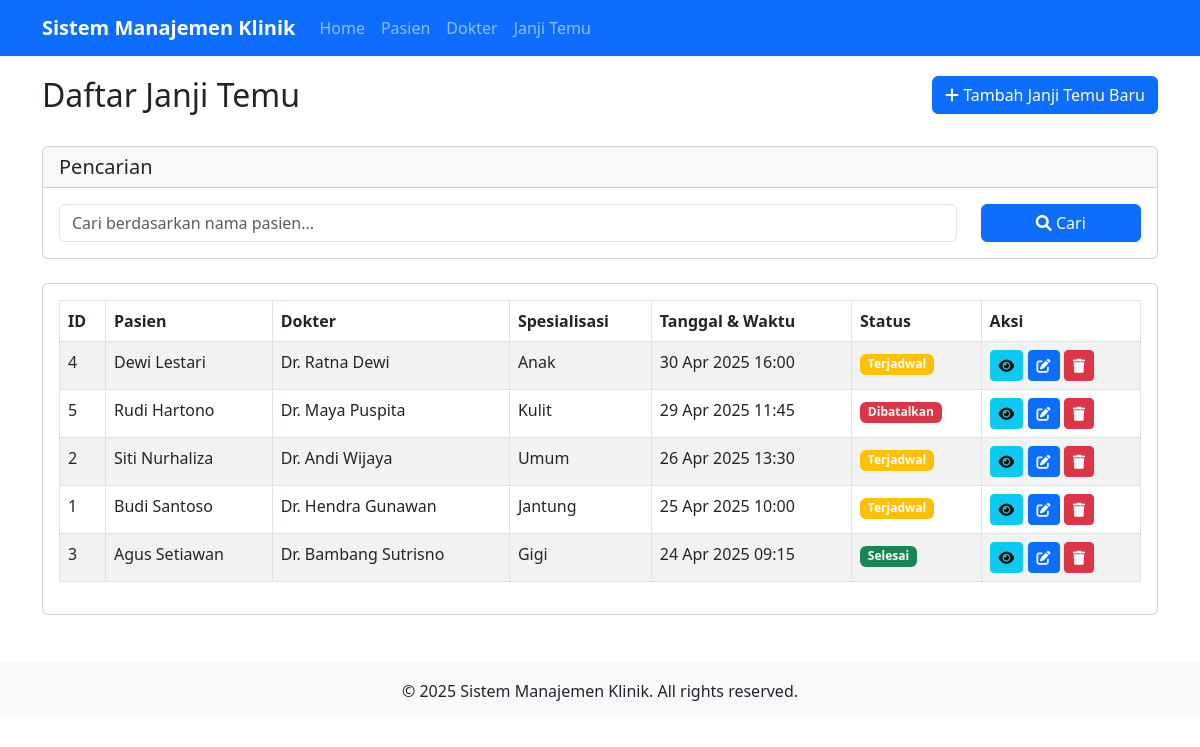
Screenshot of /appointments.php with the database file from the repository.
### tables this page shows
CREATE TABLE appointments (
    id INT AUTO_INCREMENT PRIMARY KEY,
    patient_id INT NOT NULL,
    doctor_id INT NOT NULL,
    appointment_date DATETIME NOT NULL,
    status ENUM('Terjadwal', 'Selesai', 'Dibatalkan') NOT NULL DEFAULT 'Terjadwal',
    FOREIGN KEY (patient_id) REFERENCES patients(id) ON DELETE CASCADE,
    FOREIGN KEY (doctor_id) REFERENCES doctors(id) ON DELETE CASCADE
);

CREATE TABLE patients (
    id INT AUTO_INCREMENT PRIMARY KEY,
    name VARCHAR(100) NOT NULL,
    birthdate DATE NOT NULL,
    gender ENUM('Laki-laki', 'Perempuan') NOT NULL,
    address TEXT NOT NULL
);

CREATE TABLE doctors (
    id INT AUTO_INCREMENT PRIMARY KEY,
    name VARCHAR(100) NOT NULL,
    specialization VARCHAR(100) NOT NULL,
    phone VARCHAR(15) NOT NULL
);

### class/Appointment.php (called while the page is built, shortened)
<?php
class Appointment {
    private $conn;
    private $table_name = "appointments";
    public function __construct($db) {
        $this->conn = $db;
    }
    public function getAll() {
        $query = "SELECT a.id, a.patient_id, a.doctor_id, a.appointment_date, a.status,
                 p.name as patient_name, d.name as doctor_name, d.specialization
                 FROM " . $this->table_name . " a
                 LEFT JOIN patients p ON a.patient_id = p.id
                 LEFT JOIN doctors d ON a.doctor_id = d.id
                 ORDER BY a.appointment_date DESC";
        $stmt = $this->conn->prepare($query);
        $stmt->execute();
        return $stmt;
    }
}
?>

### view/appointments/index.php (the view)
<div class="row mb-4">
    <div class="col-md-6">
        <h2>Daftar Janji Temu</h2>
    </div>
    <div class="col-md-6 text-end">
        <a href="appointments.php?action=create" class="btn btn-primary">
            <i class="fas fa-plus"></i> Tambah Janji Temu Baru
        </a>
    </div>
</div>
<div class="card mb-4">
    <div class="card-header">
        <h5 class="mb-0">Pencarian</h5>
    </div>
    <div class="card-body">
        <form action="appointments.php" method="get">
            <div class="row">
                <div class="col-md-10">
                    <input type="text" name="search" class="form-control" placeholder="Cari berdasarkan nama pasien..." value="<?php echo isset($_GET['search']) ? htmlspecialchars($_GET['search']) : ''; ?>">
                </div>
                <div class="col-md-2">
                    <button type="submit" class="btn btn-primary w-100">
                        <i class="fas fa-search"></i> Cari
                    </button>
                </div>
            </div>
        </form>
    </div>
</div>
<div class="card">
    <div class="card-body">
        <div class="table-responsive">
            <table class="table table-bordered table-striped">
                <thead>
                    <tr>
                        <th>ID</th>
                        <th>Pasien</th>
                        <th>Dokter</th>
                        <th>Spesialisasi</th>
                        <th>Tanggal & Waktu</th>
                        <th>Status</th>
                        <th>Aksi</th>
                    </tr>
                </thead>
                <tbody>
                    <?php if($result->rowCount() > 0): ?>
                        <?php while($row = $result->fetch(PDO::FETCH_ASSOC)): ?>
                            <tr>
                                <td><?php echo $row['id']; ?></td>
                                <td><?php echo $row['patient_name']; ?></td>
                                <td><?php echo $row['doctor_name']; ?></td>
                                <td><?php echo $row['specialization']; ?></td>
                                <td><?php echo date('d M Y H:i', strtotime($row['appointment_date'])); ?></td>
                                <td>
                                    <?php if ($row['status'] == 'Terjadwal'): ?>
                                        <span class="badge bg-warning">Terjadwal</span>
                                    <?php elseif ($row['status'] == 'Selesai'): ?>
                                        <span class="badge bg-success">Selesai</span>
                                    <?php else: ?>
                                        <span class="badge bg-danger">Dibatalkan</span>
                                    <?php endif; ?>
                                </td>
                                <td>
                                    <a href="appointments.php?action=read&id=<?php echo $row['id']; ?>" class="btn btn-info btn-sm">
                                        <i class="fas fa-eye"></i>
                                    </a>
                                    <a href="appointments.php?action=update&id=<?php echo $row['id']; ?>" class="btn btn-primary btn-sm">
                                        <i class="fas fa-edit"></i>
                                    </a>
                                    <a href="appointments.php?action=delete&id=<?php echo $row['id']; ?>" class="btn btn-danger btn-sm" onclick="return confirm('Apakah Anda yakin ingin menghapus data ini?');">
                                        <i class="fas fa-trash"></i>
                                    </a>
                                </td>
                            </tr>
                        <?php endwhile; ?>
                    <?php else: ?>
                        <tr>
                            <td colspan="7" class="text-center">Tidak ada data janji temu</td>
                        </tr>
                    <?php endif; ?>
                </tbody>
            </table>
        </div>
    </div>
</div>

### rows the page displays
appointments: id "4", patient.name "Dewi Lestari", doctor.name "Dr. Ratna Dewi", doctor.specialization "Anak", appointment_date "30 Apr 2025 16:00", status "Terjadwal"
appointments: id "5", patient.name "Rudi Hartono", doctor.name "Dr. Maya Puspita", doctor.specialization "Kulit", appointment_date "29 Apr 2025 11:45", status "Dibatalkan"
appointments: id "2", patient.name "Siti Nurhaliza", doctor.name "Dr. Andi Wijaya", doctor.specialization "Umum", appointment_date "26 Apr 2025 13:30", status "Terjadwal"
appointments: id "1", patient.name "Budi Santoso", doctor.name "Dr. Hendra Gunawan", doctor.specialization "Jantung", appointment_date "25 Apr 2025 10:00", status "Terjadwal"
appointments: id "3", patient.name "Agus Setiawan", doctor.name "Dr. Bambang Sutrisno", doctor.specialization "Gigi", appointment_date "24 Apr 2025 09:15", status "Selesai"
